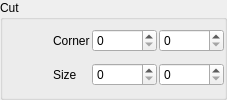
            <widget class="QGroupBox" name="groupBox_5">
             <property name="title">
              <string>Cut</string>
             </property>
             <layout class="QHBoxLayout" name="horizontalLayout_15">
              <property name="spacing">
               <number>0</number>
              </property>
              <property name="leftMargin">
               <number>0</number>
              </property>
              <property name="topMargin">
               <number>0</number>
              </property>
              <property name="rightMargin">
               <number>0</number>
              </property>
              <property name="bottomMargin">
               <number>0</number>
              </property>
              <item>
               <layout class="QHBoxLayout" name="horizontalLayout_14">
                <property name="spacing">
                 <number>0</number>
                </property>
                <property name="rightMargin">
                 <number>0</number>
                </property>
                <property name="bottomMargin">
                 <number>0</number>
                </property>
                <item>
                 <widget class="QPushButton" name="edit_cut_button">
                  <property name="sizePolicy">
                   <sizepolicy hsizetype="Fixed" vsizetype="Fixed">
                    <horstretch>0</horstretch>
                    <verstretch>0</verstretch>
                   </sizepolicy>
                  </property>
                  <property name="minimumSize">
                   <size>
                    <width>50</width>
                    <height>50</height>
                   </size>
                  </property>
                  <property name="toolTip">
                   <string>Cut the image</string>
                  </property>
                  <property name="statusTip">
                   <string>Cut the image</string>
                  </property>
                  <property name="text">
                   <string/>
                  </property>
                  <property name="icon">
                   <iconset resource="../resources/resources.qrc">
                    <normaloff>:/cut_icon.png</normaloff>:/cut_icon.png</iconset>
                  </property>
                  <property name="iconSize">
                   <size>
                    <width>30</width>
                    <height>30</height>
                   </size>
                  </property>
                  <property name="flat">
                   <bool>true</bool>
                  </property>
                 </widget>
                </item>
                <item>
                 <layout class="QVBoxLayout" name="verticalLayout_6">
                  <property name="spacing">
                   <number>2</number>
                  </property>
                  <property name="rightMargin">
                   <number>0</number>
                  </property>
                  <property name="bottomMargin">
                   <number>0</number>
                  </property>
                  <item>
                   <layout class="QHBoxLayout" name="horizontalLayout_17">
                    <property name="spacing">
                     <number>2</number>
                    </property>
                    <property name="rightMargin">
                     <number>0</number>
                    </property>
                    <property name="bottomMargin">
                     <number>0</number>
                    </property>
                    <item>
                     <widget class="QLabel" name="edit_corner_label">
                      <property name="text">
                       <string>Corner</string>
                      </property>
                      <property name="alignment">
                       <set>Qt::AlignLeading|Qt::AlignLeft|Qt::AlignVCenter</set>
                      </property>
                     </widget>
                    </item>
                    <item>
                     <widget class="QSpinBox" name="edit_corner_X_spinBox">
                      <property name="sizePolicy">
                       <sizepolicy hsizetype="Fixed" vsizetype="Fixed">
                        <horstretch>0</horstretch>
                        <verstretch>0</verstretch>
                       </sizepolicy>
                      </property>
                      <property name="minimumSize">
                       <size>
                        <width>65</width>
                        <height>0</height>
                       </size>
                      </property>
                      <property name="accelerated">
                       <bool>true</bool>
                      </property>
                      <property name="suffix">
                       <string/>
                      </property>
                     </widget>
                    </item>
                    <item>
                     <widget class="QSpinBox" name="edit_corner_Y_spinBox">
                      <property name="sizePolicy">
                       <sizepolicy hsizetype="Fixed" vsizetype="Fixed">
                        <horstretch>0</horstretch>
                        <verstretch>0</verstretch>
                       </sizepolicy>
                      </property>
                      <property name="minimumSize">
                       <size>
                        <width>65</width>
                        <height>0</height>
                       </size>
                      </property>
                      <property name="buttonSymbols">
                       <enum>QAbstractSpinBox::UpDownArrows</enum>
                      </property>
                      <property name="specialValueText">
                       <string/>
                      </property>
                      <property name="accelerated">
                       <bool>true</bool>
                      </property>
                     </widget>
                    </item>
                   </layout>
                  </item>
                  <item>
                   <layout class="QHBoxLayout" name="horizontalLayout_16">
                    <property name="spacing">
                     <number>2</number>
                    </property>
                    <property name="rightMargin">
                     <number>0</number>
                    </property>
                    <property name="bottomMargin">
                     <number>0</number>
                    </property>
                    <item>
                     <widget class="QLabel" name="edit_size_label">
                      <property name="text">
                       <string>Size</string>
                      </property>
                     </widget>
                    </item>
                    <item>
                     <widget class="QSpinBox" name="edit_size_X_spinBox">
                      <property name="sizePolicy">
                       <sizepolicy hsizetype="Fixed" vsizetype="Fixed">
                        <horstretch>0</horstretch>
                        <verstretch>0</verstretch>
                       </sizepolicy>
                      </property>
                      <property name="minimumSize">
                       <size>
                        <width>65</width>
                        <height>0</height>
                       </size>
                      </property>
                      <property name="accelerated">
                       <bool>true</bool>
                      </property>
                     </widget>
                    </item>
                    <item>
                     <widget class="QSpinBox" name="edit_size_Y_spinBox">
                      <property name="sizePolicy">
                       <sizepolicy hsizetype="Fixed" vsizetype="Fixed">
                        <horstretch>0</horstretch>
                        <verstretch>0</verstretch>
                       </sizepolicy>
                      </property>
                      <property name="minimumSize">
                       <size>
                        <width>65</width>
                        <height>0</height>
                       </size>
                      </property>
                      <property name="accelerated">
                       <bool>true</bool>
                      </property>
                      <property name="showGroupSeparator" stdset="0">
                       <bool>false</bool>
                      </property>
                     </widget>
                    </item>
                   </layout>
                  </item>
                 </layout>
                </item>
               </layout>
              </item>
             </layout>
            </widget>
